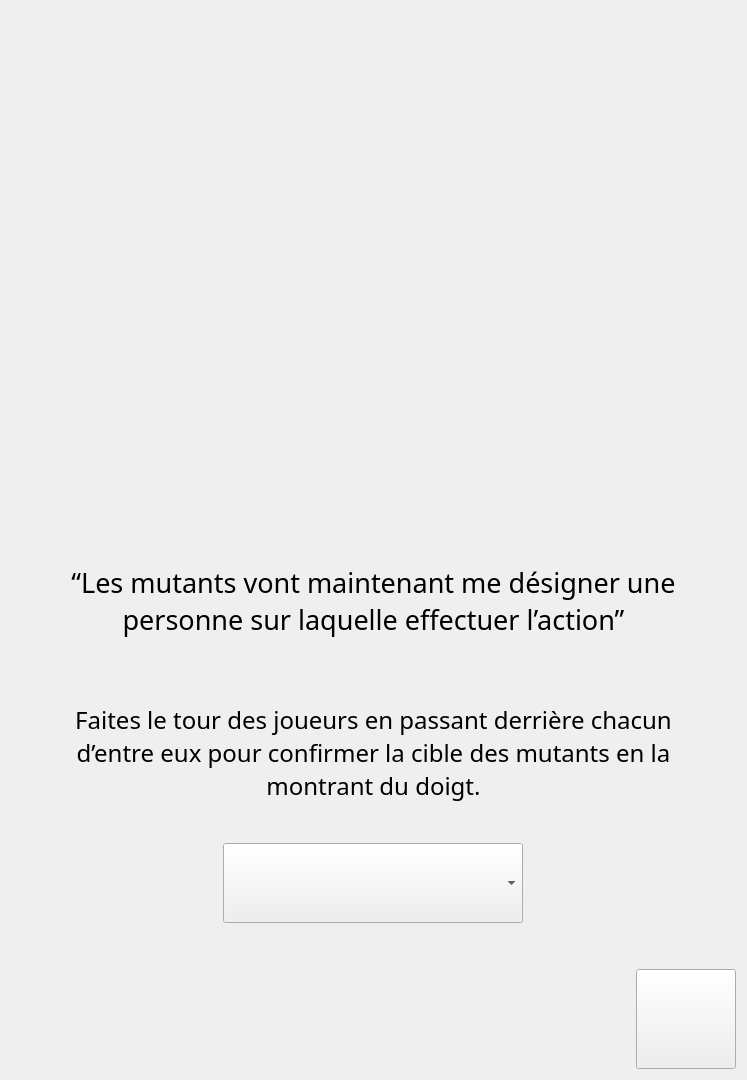
<?xml version="1.0" encoding="UTF-8"?>
<ui version="4.0">
 <class>MutantsKillOrMutateTarget</class>
 <widget class="QWidget" name="MutantsKillOrMutateTarget">
  <property name="geometry">
   <rect>
    <x>0</x>
    <y>0</y>
    <width>720</width>
    <height>1080</height>
   </rect>
  </property>
  <property name="sizePolicy">
   <sizepolicy hsizetype="Minimum" vsizetype="Minimum">
    <horstretch>0</horstretch>
    <verstretch>0</verstretch>
   </sizepolicy>
  </property>
  <property name="windowTitle">
   <string>Form</string>
  </property>
  <property name="styleSheet">
   <string notr="true"/>
  </property>
  <layout class="QVBoxLayout" name="verticalLayout">
   <item>
    <layout class="QHBoxLayout" name="horizontalLayout_17">
     <property name="spacing">
      <number>0</number>
     </property>
     <item>
      <spacer name="horizontalSpacer_19">
       <property name="orientation">
        <enum>Qt::Horizontal</enum>
       </property>
       <property name="sizeType">
        <enum>QSizePolicy::Fixed</enum>
       </property>
       <property name="sizeHint" stdset="0">
        <size>
         <width>60</width>
         <height>20</height>
        </size>
       </property>
      </spacer>
     </item>
     <item>
      <layout class="QVBoxLayout" name="verticalLayout_7">
       <property name="spacing">
        <number>0</number>
       </property>
       <item>
        <spacer name="verticalSpacer_20">
         <property name="orientation">
          <enum>Qt::Vertical</enum>
         </property>
         <property name="sizeType">
          <enum>QSizePolicy::Minimum</enum>
         </property>
         <property name="sizeHint" stdset="0">
          <size>
           <width>20</width>
           <height>40</height>
          </size>
         </property>
        </spacer>
       </item>
       <item>
        <widget class="MutantTurnImg" name="mutantTurnImg_3">
         <property name="sizePolicy">
          <sizepolicy hsizetype="MinimumExpanding" vsizetype="MinimumExpanding">
           <horstretch>0</horstretch>
           <verstretch>0</verstretch>
          </sizepolicy>
         </property>
         <property name="minimumSize">
          <size>
           <width>200</width>
           <height>200</height>
          </size>
         </property>
         <property name="maximumSize">
          <size>
           <width>720</width>
           <height>720</height>
          </size>
         </property>
         <property name="font">
          <font>
           <family>Bebas Neue</family>
           <pointsize>18</pointsize>
           <weight>50</weight>
           <italic>false</italic>
           <bold>false</bold>
          </font>
         </property>
         <property name="text">
          <string/>
         </property>
         <property name="alignment">
          <set>Qt::AlignCenter</set>
         </property>
        </widget>
       </item>
       <item>
        <spacer name="verticalSpacer_21">
         <property name="orientation">
          <enum>Qt::Vertical</enum>
         </property>
         <property name="sizeType">
          <enum>QSizePolicy::Fixed</enum>
         </property>
         <property name="sizeHint" stdset="0">
          <size>
           <width>20</width>
           <height>40</height>
          </size>
         </property>
        </spacer>
       </item>
       <item>
        <layout class="QHBoxLayout" name="horizontalLayout_18">
         <item>
          <spacer name="horizontalSpacer_20">
           <property name="orientation">
            <enum>Qt::Horizontal</enum>
           </property>
           <property name="sizeType">
            <enum>QSizePolicy::Expanding</enum>
           </property>
           <property name="sizeHint" stdset="0">
            <size>
             <width>40</width>
             <height>20</height>
            </size>
           </property>
          </spacer>
         </item>
         <item>
          <layout class="QVBoxLayout" name="quoteBox_6">
           <property name="spacing">
            <number>0</number>
           </property>
           <item>
            <layout class="QHBoxLayout" name="horizontalLayout_19">
             <property name="spacing">
              <number>0</number>
             </property>
             <item>
              <widget class="LineQuote" name="topLeftLine_6">
               <property name="sizePolicy">
                <sizepolicy hsizetype="Minimum" vsizetype="Fixed">
                 <horstretch>0</horstretch>
                 <verstretch>0</verstretch>
                </sizepolicy>
               </property>
               <property name="minimumSize">
                <size>
                 <width>0</width>
                 <height>25</height>
                </size>
               </property>
               <property name="maximumSize">
                <size>
                 <width>16777215</width>
                 <height>25</height>
                </size>
               </property>
               <property name="text">
                <string/>
               </property>
              </widget>
             </item>
             <item>
              <widget class="ArrowQuote" name="topArrow_6">
               <property name="sizePolicy">
                <sizepolicy hsizetype="Fixed" vsizetype="Fixed">
                 <horstretch>0</horstretch>
                 <verstretch>0</verstretch>
                </sizepolicy>
               </property>
               <property name="minimumSize">
                <size>
                 <width>25</width>
                 <height>25</height>
                </size>
               </property>
               <property name="maximumSize">
                <size>
                 <width>25</width>
                 <height>25</height>
                </size>
               </property>
               <property name="text">
                <string/>
               </property>
              </widget>
             </item>
             <item>
              <widget class="LineQuote" name="topRightLine_6">
               <property name="sizePolicy">
                <sizepolicy hsizetype="Minimum" vsizetype="Fixed">
                 <horstretch>0</horstretch>
                 <verstretch>0</verstretch>
                </sizepolicy>
               </property>
               <property name="minimumSize">
                <size>
                 <width>0</width>
                 <height>25</height>
                </size>
               </property>
               <property name="maximumSize">
                <size>
                 <width>16777215</width>
                 <height>25</height>
                </size>
               </property>
               <property name="text">
                <string/>
               </property>
              </widget>
             </item>
            </layout>
           </item>
           <item>
            <widget class="QuoteText" name="awakeQuoteNight_6">
             <property name="sizePolicy">
              <sizepolicy hsizetype="MinimumExpanding" vsizetype="Fixed">
               <horstretch>0</horstretch>
               <verstretch>0</verstretch>
              </sizepolicy>
             </property>
             <property name="minimumSize">
              <size>
               <width>0</width>
               <height>0</height>
              </size>
             </property>
             <property name="font">
              <font>
               <family>Imbue</family>
               <pointsize>20</pointsize>
               <weight>50</weight>
               <italic>false</italic>
               <bold>false</bold>
              </font>
             </property>
             <property name="text">
              <string>“Les mutants vont maintenant me désigner une personne sur laquelle effectuer l’action”</string>
             </property>
             <property name="textFormat">
              <enum>Qt::PlainText</enum>
             </property>
             <property name="alignment">
              <set>Qt::AlignCenter</set>
             </property>
             <property name="wordWrap">
              <bool>true</bool>
             </property>
            </widget>
           </item>
           <item>
            <layout class="QHBoxLayout" name="horizontalLayout_20">
             <property name="spacing">
              <number>0</number>
             </property>
             <item>
              <widget class="ReversedLineQuote" name="bottomLeftLine_6">
               <property name="sizePolicy">
                <sizepolicy hsizetype="Expanding" vsizetype="Fixed">
                 <horstretch>0</horstretch>
                 <verstretch>0</verstretch>
                </sizepolicy>
               </property>
               <property name="minimumSize">
                <size>
                 <width>0</width>
                 <height>25</height>
                </size>
               </property>
               <property name="maximumSize">
                <size>
                 <width>16777215</width>
                 <height>25</height>
                </size>
               </property>
               <property name="text">
                <string/>
               </property>
              </widget>
             </item>
             <item>
              <widget class="ReversedArrowQuote" name="bottomArrow_6">
               <property name="sizePolicy">
                <sizepolicy hsizetype="Fixed" vsizetype="Fixed">
                 <horstretch>0</horstretch>
                 <verstretch>0</verstretch>
                </sizepolicy>
               </property>
               <property name="minimumSize">
                <size>
                 <width>25</width>
                 <height>25</height>
                </size>
               </property>
               <property name="maximumSize">
                <size>
                 <width>25</width>
                 <height>25</height>
                </size>
               </property>
               <property name="text">
                <string/>
               </property>
              </widget>
             </item>
             <item>
              <widget class="ReversedLineQuote" name="bottomRightLine_6">
               <property name="sizePolicy">
                <sizepolicy hsizetype="Expanding" vsizetype="Fixed">
                 <horstretch>0</horstretch>
                 <verstretch>0</verstretch>
                </sizepolicy>
               </property>
               <property name="minimumSize">
                <size>
                 <width>0</width>
                 <height>25</height>
                </size>
               </property>
               <property name="maximumSize">
                <size>
                 <width>16777215</width>
                 <height>25</height>
                </size>
               </property>
               <property name="text">
                <string/>
               </property>
              </widget>
             </item>
            </layout>
           </item>
          </layout>
         </item>
         <item>
          <spacer name="horizontalSpacer_21">
           <property name="orientation">
            <enum>Qt::Horizontal</enum>
           </property>
           <property name="sizeType">
            <enum>QSizePolicy::Expanding</enum>
           </property>
           <property name="sizeHint" stdset="0">
            <size>
             <width>40</width>
             <height>20</height>
            </size>
           </property>
          </spacer>
         </item>
        </layout>
       </item>
       <item>
        <spacer name="verticalSpacer_22">
         <property name="orientation">
          <enum>Qt::Vertical</enum>
         </property>
         <property name="sizeType">
          <enum>QSizePolicy::Fixed</enum>
         </property>
         <property name="sizeHint" stdset="0">
          <size>
           <width>20</width>
           <height>40</height>
          </size>
         </property>
        </spacer>
       </item>
       <item>
        <widget class="HelperText" name="awakeHelp_6">
         <property name="sizePolicy">
          <sizepolicy hsizetype="Expanding" vsizetype="Fixed">
           <horstretch>0</horstretch>
           <verstretch>0</verstretch>
          </sizepolicy>
         </property>
         <property name="minimumSize">
          <size>
           <width>0</width>
           <height>0</height>
          </size>
         </property>
         <property name="font">
          <font>
           <family>Bebas Neue</family>
           <pointsize>18</pointsize>
           <weight>50</weight>
           <italic>false</italic>
           <bold>false</bold>
           <kerning>true</kerning>
          </font>
         </property>
         <property name="text">
          <string>Faites le tour des joueurs en passant derrière chacun d’entre eux pour confirmer la cible des mutants en la montrant du doigt.</string>
         </property>
         <property name="textFormat">
          <enum>Qt::PlainText</enum>
         </property>
         <property name="alignment">
          <set>Qt::AlignCenter</set>
         </property>
         <property name="wordWrap">
          <bool>true</bool>
         </property>
        </widget>
       </item>
       <item>
        <spacer name="verticalSpacer_23">
         <property name="orientation">
          <enum>Qt::Vertical</enum>
         </property>
         <property name="sizeType">
          <enum>QSizePolicy::Fixed</enum>
         </property>
         <property name="sizeHint" stdset="0">
          <size>
           <width>20</width>
           <height>40</height>
          </size>
         </property>
        </spacer>
       </item>
       <item alignment="Qt::AlignHCenter">
        <widget class="QComboBox" name="selectTarget">
         <property name="minimumSize">
          <size>
           <width>300</width>
           <height>80</height>
          </size>
         </property>
         <property name="sizeAdjustPolicy">
          <enum>QComboBox::AdjustToMinimumContentsLength</enum>
         </property>
        </widget>
       </item>
       <item>
        <spacer name="verticalSpacer_26">
         <property name="orientation">
          <enum>Qt::Vertical</enum>
         </property>
         <property name="sizeType">
          <enum>QSizePolicy::Minimum</enum>
         </property>
         <property name="sizeHint" stdset="0">
          <size>
           <width>20</width>
           <height>40</height>
          </size>
         </property>
        </spacer>
       </item>
      </layout>
     </item>
     <item>
      <spacer name="horizontalSpacer_27">
       <property name="orientation">
        <enum>Qt::Horizontal</enum>
       </property>
       <property name="sizeType">
        <enum>QSizePolicy::Fixed</enum>
       </property>
       <property name="sizeHint" stdset="0">
        <size>
         <width>60</width>
         <height>20</height>
        </size>
       </property>
      </spacer>
     </item>
    </layout>
   </item>
   <item alignment="Qt::AlignRight">
    <widget class="QPushButton" name="nextNightButton">
     <property name="sizePolicy">
      <sizepolicy hsizetype="Fixed" vsizetype="Fixed">
       <horstretch>0</horstretch>
       <verstretch>0</verstretch>
      </sizepolicy>
     </property>
     <property name="minimumSize">
      <size>
       <width>100</width>
       <height>100</height>
      </size>
     </property>
     <property name="text">
      <string/>
     </property>
    </widget>
   </item>
  </layout>
 </widget>
 <customwidgets>
  <customwidget>
   <class>HelperText</class>
   <extends>QLabel</extends>
   <header>CoreApp/IGraphicalHandler/Widgets/HelperText/HelperText.hpp</header>
  </customwidget>
  <customwidget>
   <class>ArrowQuote</class>
   <extends>QLabel</extends>
   <header>CoreApp/IGraphicalHandler/Widgets/QuoteBox/ArrowQuote.hpp</header>
  </customwidget>
  <customwidget>
   <class>LineQuote</class>
   <extends>QLabel</extends>
   <header>CoreApp/IGraphicalHandler/Widgets/QuoteBox/LineQuote.hpp</header>
  </customwidget>
  <customwidget>
   <class>ReversedLineQuote</class>
   <extends>QLabel</extends>
   <header>CoreApp/IGraphicalHandler/Widgets/QuoteBox/ReversedLineQuote.hpp</header>
  </customwidget>
  <customwidget>
   <class>ReversedArrowQuote</class>
   <extends>QLabel</extends>
   <header>CoreApp/IGraphicalHandler/Widgets/QuoteBox/ReversedArrowQuote.hpp</header>
  </customwidget>
  <customwidget>
   <class>QuoteText</class>
   <extends>QLabel</extends>
   <header>CoreApp/IGraphicalHandler/Widgets/QuoteBox/QuoteText.hpp</header>
  </customwidget>
  <customwidget>
   <class>MutantTurnImg</class>
   <extends>QLabel</extends>
   <header>CoreApp/IGraphicalHandler/Widgets/TurnImg/MutantTurnImg.hpp</header>
  </customwidget>
 </customwidgets>
 <resources/>
 <connections/>
</ui>
